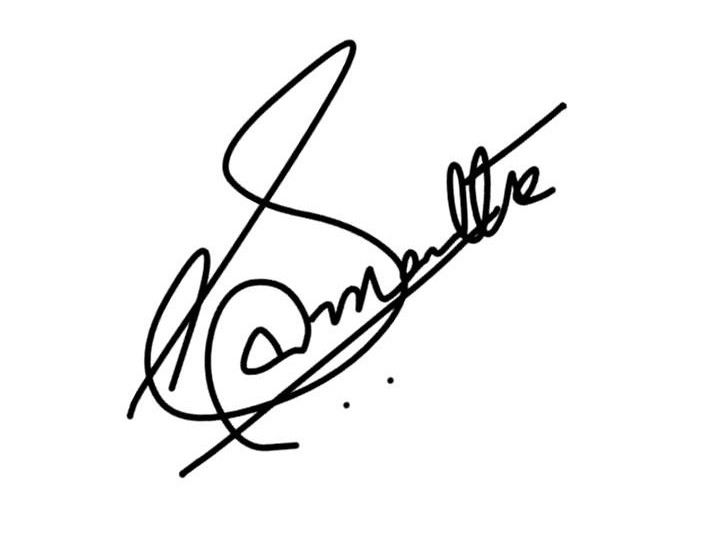
#> input picture Samantha_Signature.jpg, 712 x 535 px
$ jupyter execute Automate_Certifcation.ipynb
#> lines starting #> are read from the running program, lines starting #| are printed output that depends on the picture
[cell 1]
#pro
def ShortName(name, surname, middle=None):
    try:
        if type(name) and type(surname) is not str and middle is None or not str :
            raise TypeError('Name is not a String type')
        if middle==None:
            return f'{name} {surname}'
        return f'{name} {middle[0]} {surname}' if len(''.join([name,surname,middle]))>20 else f'{name} {middle} {surname}'
    except TypeError:
        print('Type Error found, Incorrect type format')

[cell 2]
ShortName(name='Pruthviraj', surname='Mhaske', middle='Dipak')

[cell 3]
from google.colab.patches import cv2_imshow
import cv2

[cell 4]
sign = cv2.imread('Samantha_Signature.jpg')
#> sign is the input picture: shape (535, 712, 3); min 0, max 255, mean 241.2
print(sign.shape)
#| (535, 712, 3)
sign = cv2.resize(sign, (200*2,100*2))
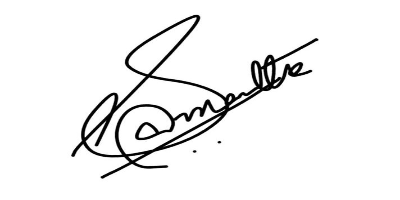
#> sign: shape (200, 400, 3); min 0, max 255, mean 241.2
cv2_imshow(sign)
print(sign.shape)
#| (200, 400, 3)

[cell 5]
import datetime
date = datetime.date.today()
str(date)

[cell 6]
def generate_certificate(name, date, sign):
#> called with name = 'Pruthviraj D Mhaske'
    img = cv2.imread('temp.jpg')
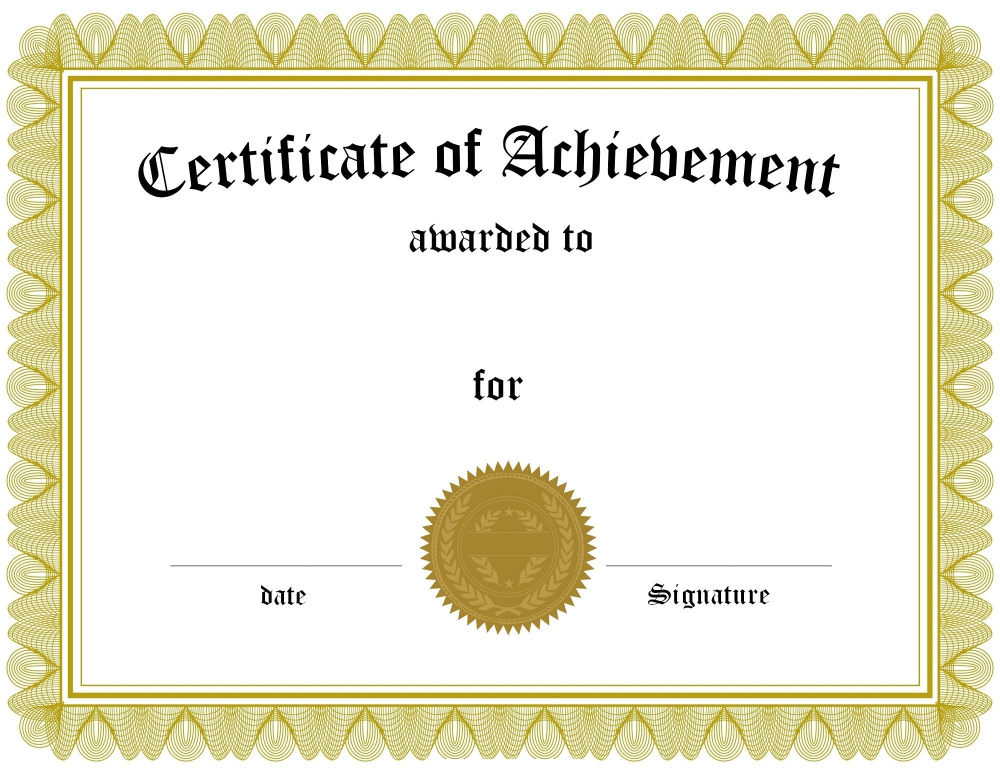
#> input picture temp.jpg, 2000 x 1545 px (shown at 1/2 size)
#> img is the input picture: shape (1545, 2000, 3); mean B, G, R 213.3, 234, 236.6
    write = cv2.putText(img, name, (700,620), cv2.FONT_HERSHEY_SIMPLEX,
                    2, (0,0,0), 3, cv2.LINE_AA)

    write = cv2.putText(img, 'Completing this Project', (815,875), cv2.FONT_HERSHEY_SIMPLEX,
                    1, (0,0,0), 2, cv2.LINE_AA)
    y_offset = 1000
    x_offset = 1300

    write = cv2.putText(img, str(date), (450,1100), cv2.FONT_HERSHEY_SIMPLEX, 1, (0,0,0), 2, cv2.LINE_AA)
    write[y_offset : y_offset + sign.shape[0], x_offset : x_offset + sign.shape[1]] = sign
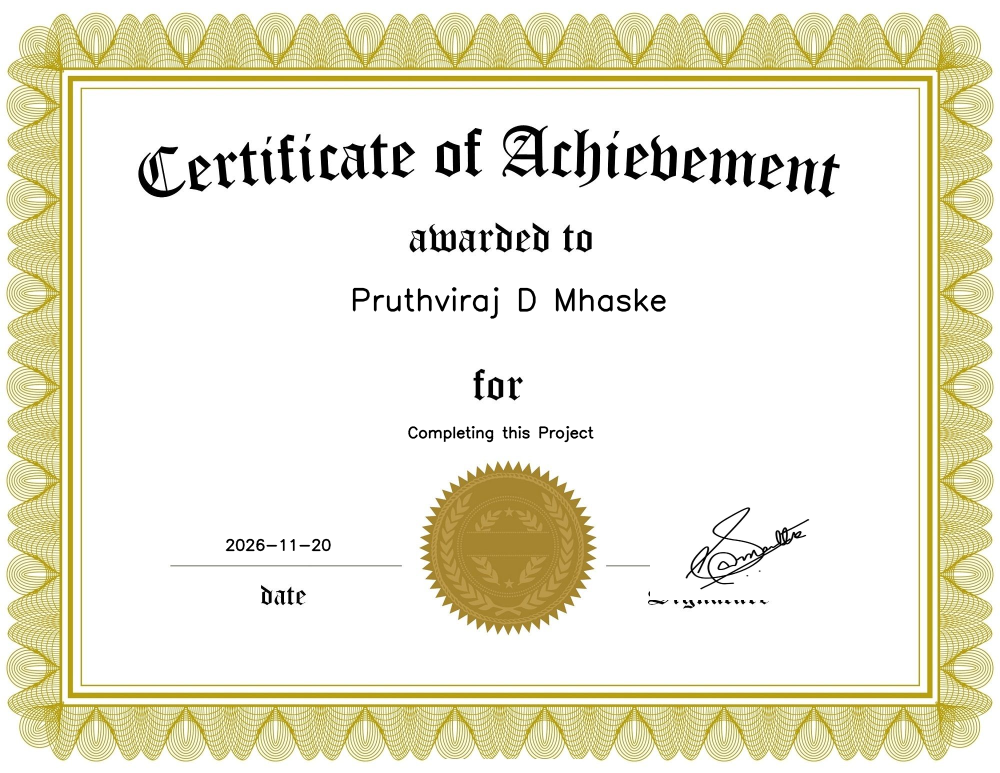
#> write: shape (1545, 2000, 3) (shown at 1/2 size); mean B, G, R 212.1, 232.9, 235.4
    cv2.imwrite(filename=f'{name}.jpg', img=write)
